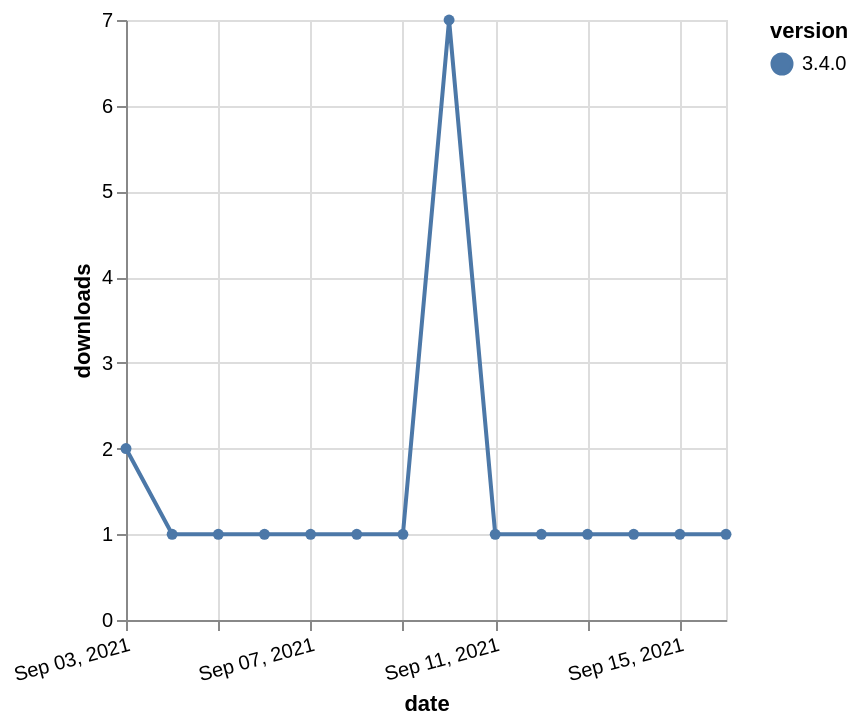

The Vega-Lite source for this figure:
### Vega-Lite specification from a JSON file in a GitHub repository (floating-point values rounded to 4 significant figures)
{"$schema": "https://vega.github.io/schema/vega-lite/v5.json", "description": "A simple bar chart with embedded data.", "data": {"values": [{"date": "2021-09-03", "total": 490, "delta": 2, "version": "3.4.0"}, {"date": "2021-09-04", "total": 491, "delta": 1, "version": "3.4.0"}, {"date": "2021-09-05", "total": 492, "delta": 1, "version": "3.4.0"}, {"date": "2021-09-06", "total": 493, "delta": 1, "version": "3.4.0"}, {"date": "2021-09-07", "total": 494, "delta": 1, "version": "3.4.0"}, {"date": "2021-09-08", "total": 495, "delta": 1, "version": "3.4.0"}, {"date": "2021-09-09", "total": 496, "delta": 1, "version": "3.4.0"}, {"date": "2021-09-10", "total": 503, "delta": 7, "version": "3.4.0"}, {"date": "2021-09-11", "total": 504, "delta": 1, "version": "3.4.0"}, {"date": "2021-09-12", "total": 505, "delta": 1, "version": "3.4.0"}, {"date": "2021-09-13", "total": 506, "delta": 1, "version": "3.4.0"}, {"date": "2021-09-14", "total": 507, "delta": 1, "version": "3.4.0"}, {"date": "2021-09-15", "total": 508, "delta": 1, "version": "3.4.0"}, {"date": "2021-09-16", "total": 509, "delta": 1, "version": "3.4.0"}]}, "width": "container", "mark": {"type": "line", "point": {"filled": true}}, "encoding": {"x": {"field": "date", "type": "temporal", "timeUnit": "yearmonthdate", "title": "date", "axis": {"labelAngle": -15}}, "y": {"field": "delta", "type": "quantitative", "title": "downloads"}, "color": {"field": "version", "type": "nominal"}, "tooltip": {"field": "delta"}}}
